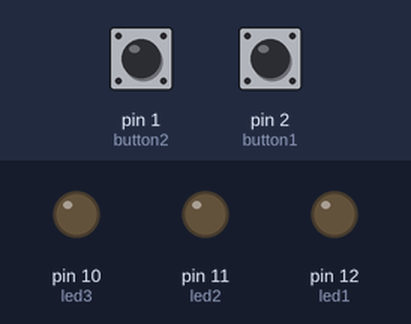
Simulated run of this sketch. Board: Arduino Uno, built with avr-gcc and run on an emulated ATmega328P. Shown: output pins drawn as LEDs (lit = HIGH). The inputs (shaded band) are chosen by the test bench; at power-on: pin 2 (button1) LOW, pin 1 (button2) LOW.

Above: at 1.2 s.
1.3 s: pin 2 (button1) pulled HIGH for 0.15 s
At 2.5 s:
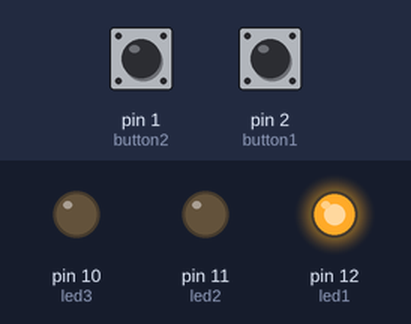
2.9 s: pin 2 (button1) pulled HIGH for 1 s
At 3.9 s:
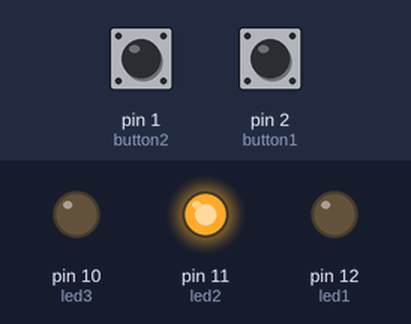
5.4 s: pin 2 (button1) pulled HIGH for 0.15 s
At 5.8 s:
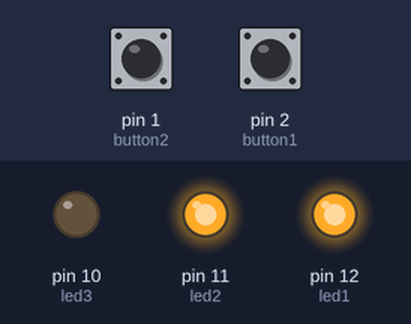
7.0 s: pin 2 (button1) pulled HIGH for 3.2 s
At 8.2 s:
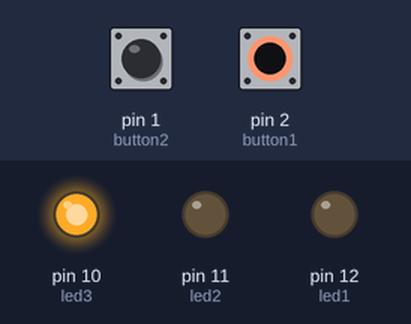
11.7 s: pin 2 (button1) pulled HIGH for 0.15 s
At 12.9 s:
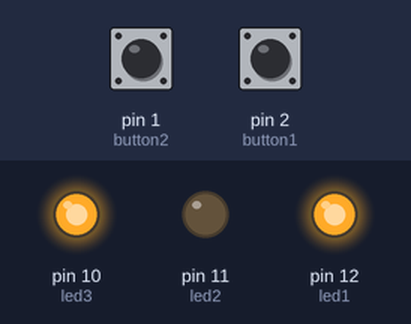
13.3 s: pin 2 (button1) pulled HIGH for 1 s
At 14.2 s:
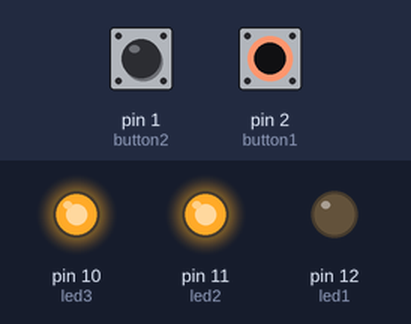
Timing chart, 0 to 16.3 s (numbered marks = the images above; inputs shaded):
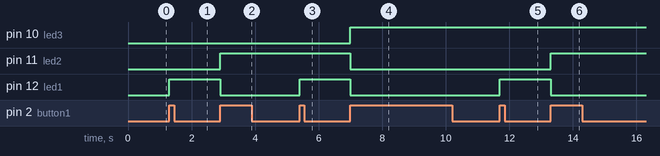

The sketch:

2.ino
```cpp
// grader : Huma Tejaswi Akkem
// 1- Tanuj Dave - 665028452
// 2- Lab 2 - Input Output
// 3- Description - blink 3 leds accrding to 3 bit coutner using 2 buttons
// 4- Hardware working properly and lab demo circuit
// 5- https://docs.arduino.cc/built-in-examples/digital/Button
// 6- Demo: in-person demonstration 1/31/2022, 4:50 pm, instructor (GRADER): Huma Tejaswi Akkem


// to check if the button was released
boolean a = true;
boolean b = true;

// 3 bit coutner as an integer
int bit3 = 0;

// increment and decrement button input
int inc = 0;
int dec = 0;

// the two buttons
const int button1 = 2;
const int button2 = 1;

// the 3 LEDs
const int led1 =  12;
const int led2 = 11;
const int led3 = 10;

// setting up
void setup() {
  pinMode(button1, INPUT);
  pinMode(button2, INPUT);

  pinMode(led1, OUTPUT);
  pinMode(led2, OUTPUT);
  pinMode(led3, OUTPUT);
}


// main loop
void loop() {

  // reading the button input
  inc = digitalRead(button1);
  dec = digitalRead(button2);

  // check if the button was pressed
  if (inc == HIGH) {
    if (bit3 < 7 && a) { // increment only if its less than 7 and is unpressed
      bit3++;
      a = false;
    }
  }

  // set button to unpressed
  if (inc == LOW) {
    a = true;
  }


  // check if the button was pressed
  if (dec == HIGH) {
    if (bit3 > 0 && b) { // decrement if greater than 7 and is unpressed
      bit3--;
      b = false;
    }
  }

  // set button to unpressed
  if (dec == LOW) {
    b = true;
  }


  // left shift integer to check the bits and set LEDs
  if (bit3 %2 == 1) digitalWrite(led1, HIGH);
  else digitalWrite(led1, LOW);

  if ( (bit3>>1) %2 == 1) digitalWrite(led2, HIGH);
  else digitalWrite(led2, LOW);

  if ( (bit3>>2) %2 == 1) digitalWrite(led3, HIGH);
  else digitalWrite(led3, LOW);
}
```

Measured:
- after the input at 1.3 s, pin 12 (led1): LOW → HIGH at once
- after the input at 2.9 s, pin 11 (led2): LOW → HIGH at once; pin 12 (led1): HIGH → LOW at once
- after the input at 5.4 s, pin 12 (led1): LOW → HIGH at once
- after the input at 7.0 s, pin 10 (led3): LOW → HIGH at once; pin 11 (led2), pin 12 (led1): HIGH → LOW at once
- after the input at 11.7 s, pin 12 (led1): LOW → HIGH at once
- after the input at 13.3 s, pin 11 (led2): LOW → HIGH at once; pin 12 (led1): HIGH → LOW at once
